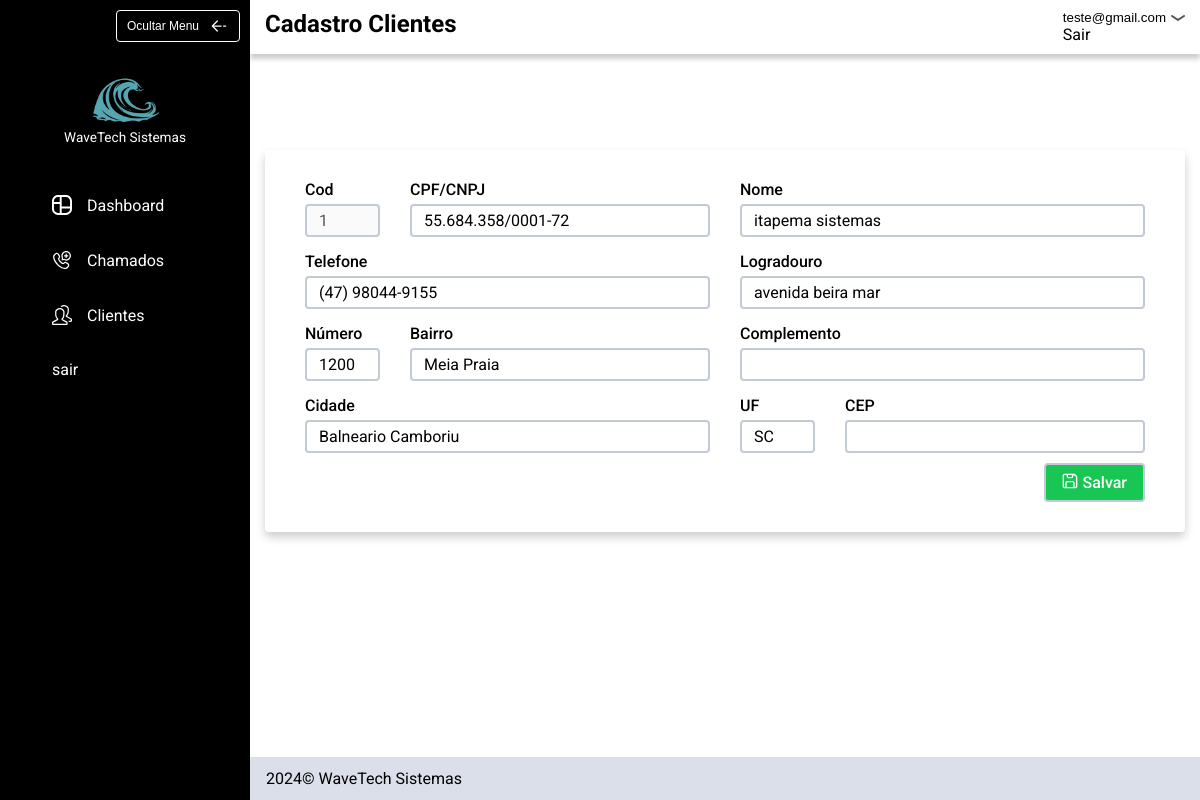
The page /editar_cliente?cliente=1 (signed in) on the database its author committed.
### tables this page shows
CREATE TABLE usuarios (
id INTEGER PRIMARY KEY,
email TEXT NOT NULL,
password TEXT NOT NULL);

CREATE TABLE clientes (
               id INTEGER PRIMARY KEY,
               usuario_id INTEGER,
               nome TEXT NOT NULL,
               cpf_cnpj TEXT NOT NULL,
               telefone TEXT NOT NULL,
               logradouro TEXT NOT NULL,
               bairro TEXT NOT NULL,
               numero INTEGER,
               complemento TEXT,
               cidade TEXT NOT NULL,
               uf TEXT NOT NULL,
               cep TEXT,
               FOREIGN KEY (usuario_id) REFERENCES usuarios (id) 
               );

### app.py (the view, shortened to what this page needs)
@app.route("/editar_cliente", methods=["GET", "POST"])
@login_required
def editar_cliente():
    db = opendb()
    cursor = db.cursor()
    cliente_id = request.args.get("cliente")
    action = "atualizar_cliente"
    cursor.execute("SELECT * FROM clientes WHERE id = ? AND usuario_id = ? ", (cliente_id,session["user_id"]))
    cliente = cursor.fetchone()
    closedb(db, cursor)
    return render_template("cadastrar_clientes.html",cliente=cliente, action=action)

### app.py (called while the page is built)
def login_required(f):
    @wraps(f)
    def decorated_function(*args, **kwargs):
        if session.get("user_id") is None:
            return redirect("/login")
        return f(*args, **kwargs)
    return decorated_function

def opendb():
    connection = sqlite3.connect("sistema_chamados.db")
    connection.row_factory = sqlite3.Row
    return connection

def closedb(connection, cursor):
    cursor.close()
    connection.close()

@app.context_processor
def inject_user_email():
    db = opendb()
    cursor = db.cursor()
    user_id = session.get("user_id")
    if user_id:
        cursor.execute("SELECT email FROM usuarios WHERE id = ?", (user_id,))
        user_email = cursor.fetchone()
        return {
            "user_email" : user_email["email"]
        }
    return {}

### templates/cadastrar_clientes.html (shortened to what this page needs)
{% extends "layout.html" %}
{% block class_header %}
  padrao
{% endblock %}
{% block title_header %}
    Cadastro Clientes
{% endblock %}
{% block principal %}
    <div class="cadastrar_cliente_content">
        <form action="{% if action == 'criar_cliente' %}/cadastrar_clientes{% else %}/editar_cliente{% endif %}" method="post" class="form_cad_chamado">
            <div class="form_cad">
                <div class="sub_col2">
                    <div>
                        <label for="cod_cliente">Cod</label>
                        <input disabled type="text" id="cod_cliente" name="cod" value="{{ cliente['id'] if cliente else 0 }}">
                    </div>
                    <div>
                        <label for="registro_cliente">CPF/CNPJ</label>
                        <input type="text" id="registro_cliente" name="registro" value="{{ cliente['cpf_cnpj'] if cliente }}">
                    </div>
                </div>
                <div>
                    <label for="nome_cliente">Nome</label>
                    <input type="text" id="nome_cliente" name="nome" value="{{ cliente['nome'] if cliente }}">
                </div>
                <div>
                    <label for="tel_cliente">Telefone</label>
                    <input type="text" id="tel_cliente" name="telefone" value="{{ cliente['telefone'] if cliente }}">
                </div>
                <div>
                    <label for="logradouro_cliente">Logradouro</label>
                    <input type="text" id="logradouro_cliente" name="logradouro" value="{{ cliente['logradouro'] if cliente }}">
                </div>
                <div class="sub_col2">
                    <div>
                        <label for="numero_cliente">Número</label>
                        <input type="text" id="numero_cliente" name="numero" value="{{ cliente['numero'] if cliente }}">
                    </div>
                    <div>
                        <label for="bairro_cliente">Bairro</label>
                        <input type="text" id="bairro_cliente" name="bairro" value="{{ cliente['bairro'] if cliente }}">
                    </div>
                </div>
                <div>
                    <label for="complemento_cliente">Complemento</label>
                    <input type="text" id="complemento_cliente" name="complemento" value="{{ cliente['complemento'] if cliente }}">
                </div>
                <div>
                    <label for="cidade_cliente">Cidade</label>
                    <input type="text" id="cidade_cliente" name="cidade" value="{{ cliente['cidade'] if cliente }}">
                </div>
                <div class="sub_col2">
                    <div>
                        <label for="uf_cliente">UF</label>
                        <input type="text" id="uf_cliente" name="uf" value="{{ cliente['uf'] if cliente }}">
                    </div>
                    <div>
                        <label for="cep_cliente">CEP</label>
                        <input type="text" id="cep_cliente" name="cep" value="{{ cliente['cep'] if cliente }}">
                    </div>
                </div>
            </div>
            <div class="btn_save_conteiner">
                <button class="btn_save btn_verde"><img src="../static/img/icon/salvar.svg">Salvar</button>
            </div>
        </form>
    </div>
{% endblock %}

### templates/layout.html (shortened to what this page needs)
<!DOCTYPE html>
<html lang="pt-br">
<head>
    <link rel="stylesheet" href="../static/css/style.css">
</head>
<body>
    <div class="dashboard_container">
        <header class="cabecalho">
            <div class="logo_container">
                <button class="btn_ocultar_header">Ocultar Menu<img src="../static/img/icon/arrow.svg"></button>
                <div class="logo">
                    <img src="../static/img/logotipo.png">
                    <span>WaveTech Sistemas</span>
                </div>
            </div>
            <nav class="navegacao_principal">
                <ul class="nav_links">
                    <li><a href="/"><img src="../static/img/icon/dashboard-cropped.svg" width="20px" height="20px">Dashboard</a></li>
                    <li><a href="/chamados"><img src="../static/img/icon/chamado.svg" width="20px" height="20px">Chamados</a></li>
                    <li><a href="/clientes"><img src="../static/img/icon/clientes.svg" width="20px" height="20px">Clientes</a></li>
                    <li><a href="/logout">sair</a></li>
                </ul>
            </nav>
        </header>
        <main>
            <section class="conteudo_header">
                <div class="header_informacoes_container">
                    <div class="header_informacoes {% block class_header %}{% endblock %}">
                        <h1>{% block title_header %}{% endblock %}</h1>
                        <div>
                            <button class="btn_logout">{{ user_email }}<img src="../static/img/icon/seta-abrir.svg"></button>
                            <div class="layout_sair">
                                <a href="/logout">Sair</a>
                            </div>
                        </div>
                    </div>
                </div>
            </section>
            <section class="conteudo_principal">
                {% block principal %}
                {% endblock %}
            </section>
        </main>
        <footer class="footer">
            <p>2024© WaveTech Sistemas</p>
        </footer>
    </div>
</body>
</html>

### static/css/estilo.css (style rules this page uses)
body { margin: 0px; font-family: "Roboto"; }
img { display: block; max-width: 100%; }
label, input { display: block; }
button { background: none; border: none; padding: 0; cursor: pointer; }
h1, h2, h3, h4, p, ul { margin: 0px; }
a { text-decoration: none; color: inherit; display: inline-block; }
ul { padding: 0; list-style: none; }

### static/css/cores.css (style rules this page uses)
:root { --azul: #137cf7; --azul-hover:#0a5dd1; --azulClaro: #D1E6FF; --azulClaroFocus: #99c6fd; --branco: #ffffff; --preto: #000000; --cinzaFooter : #DBDFE9; --verde: #17C653; --verde-escuro: #139f44; --amarelo: #F6C000; --vermelho: #F8285A; --cinzaBorda: #c2cad8; }

### static/css/dashboard.css (style rules this page uses)
.conteudo_principal { padding: 0 15px; }
.conteudo_header { display: grid; grid-template-rows: auto 1fr; height: 150px; width: 100%; }
.dashboard_container { display: grid; grid-template-columns: auto 1fr; grid-template-rows: 1fr auto; min-height: 100vh; }
.cabecalho { width: 250px; height: 100%; background-color: var(--preto); grid-row: span 2; }
.navegacao_principal { color: var(--branco); }
.logo_container { display: grid; height: 150px; padding: 10px 10px 5px 10px; box-sizing: border-box; }
.nav_links { display: flex; flex-direction: column; gap: 25px; padding: 40px; }
.nav_links li a { display: flex; gap: 15px; padding: 5px 12px; align-items: center; }
.nav_links li { width: max-content; }
.btn_ocultar_header { display: flex; align-items: center; justify-self: end; height: max-content; font-size: .75rem; gap: 10px; color: var(--branco); padding: 5px 10px; border: 1px solid var(--branco); border-radius: 4px; }
.logo { justify-items: center; align-self: end; }
.logo img { max-width: 70px; margin-bottom: 3px; }
.logo span { color: var(--branco); display: block; font-size: .85rem; }
.footer { background: var(--cinzaFooter); height: max-content; padding: 12px 16px; }
.header_informacoes { display: flex; justify-content: space-between; margin: 0 auto; padding: 10px 15px; }
.header_informacoes_container { box-shadow: 0 5px 5px rgba(0, 0, 0, 0.2); }

### static/css/chamados.css (style rules this page uses)
.padrao { max-width: 1100px; }
.btn_verde { transition: .3s; }

### static/css/cad_chamados.css (style rules this page uses)
.sub_col2 { display: grid; grid-template-columns: 1fr 4fr; gap: 30px; }
.form_cad label { font-weight: 500; margin-bottom: 5px; }
.form_cad input, .form_cad textarea, .form_cad select { width: 100%; box-sizing: border-box; font-size: 1rem; padding: 5px 12px; border-radius: 4px; border: 2px solid var(--cinzaBorda); font-family: "Roboto"; }
.form_cad { display: grid; grid-template-columns: 1fr 1fr; gap: 15px 30px; }
.form_cad { border-radius: 10px; margin-bottom: 10px; }
.btn_save { display: flex; gap: 5px; font-size: 1rem; font-family: "Roboto"; font-weight: 500; color: var(--branco); background: var(--verde); padding: 8px 16px; border: 2px solid var(--cinzaBorda); border-radius: 4px; }
.btn_save_conteiner { display: flex; justify-content: end; }

### static/css/cad_clientes.css (style rules this page uses)
.cadastrar_cliente_content, .cadastrar_chamado_content { box-shadow: 0 5px 10px rgba(0,0,0,.2); padding: 30px 40px; border-radius: 4px; }

### static/css/logout-header.css (style rules this page uses)
.btn_logout { display: flex; align-items: center; gap: 5px; }
.btn_logout img { transform: rotate(180deg); }

### rows shown on the page
usuarios: email "teste@gmail.com"
clientes: cod "1", registro "55.684.358/0001-72", nome "itapema sistemas", telefone "(47) 98044-9155", logradouro "avenida beira mar", numero "1200", bairro "Meia Praia", cidade "Balneario Camboriu", uf "SC"
